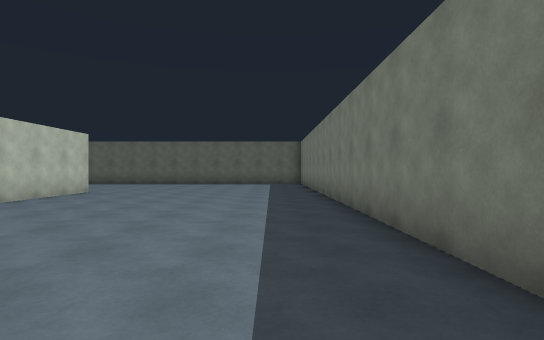
View 1 (above)

18 first-person views from a walk through a Unity game level. The camera is 1.3 m above the floor, looks level and sees 80° across. The floor is counted in squares, 2 m on a side. Each view is taken from the middle of a square. On the plan, view 1 faces up. The plan holds only what a view shows up to about 10 squares ahead; the rest is blank. The player is left out.

View 2
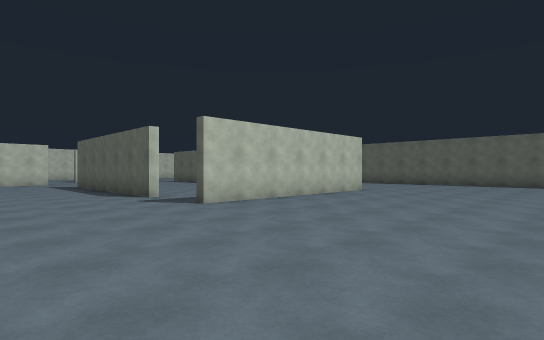

View 3
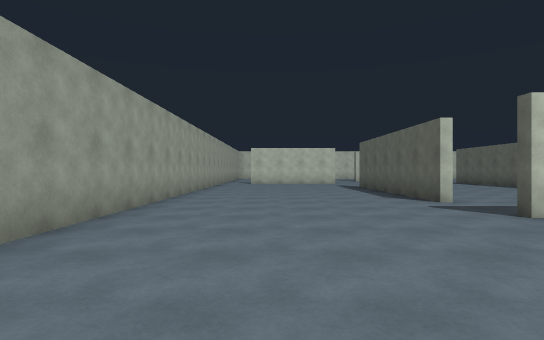

View 4
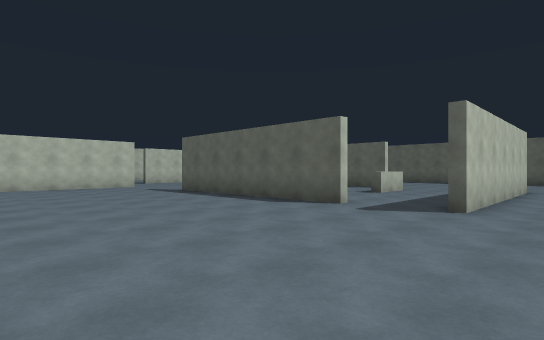

View 5
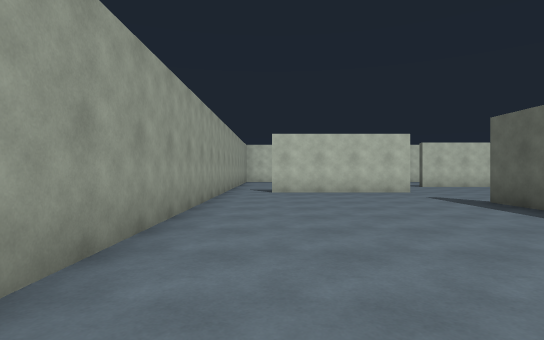

View 6
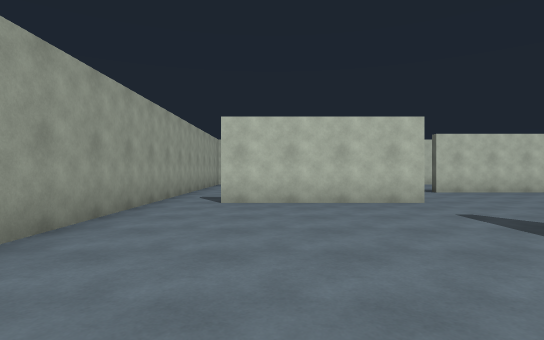

View 7
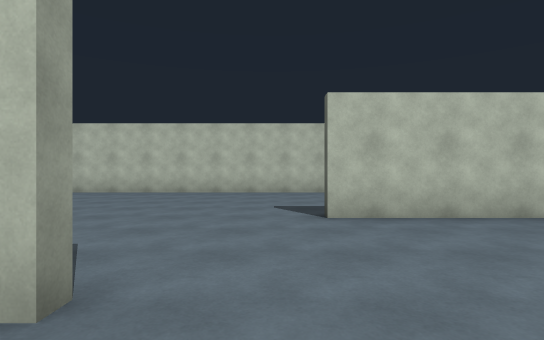

View 8
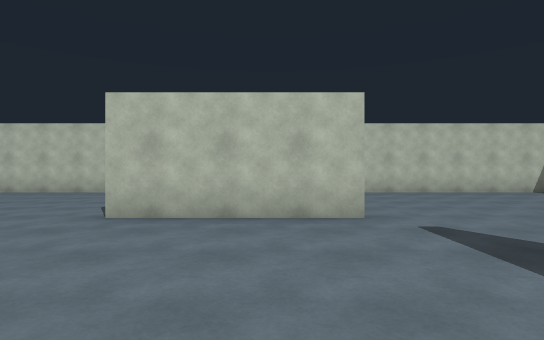

View 9
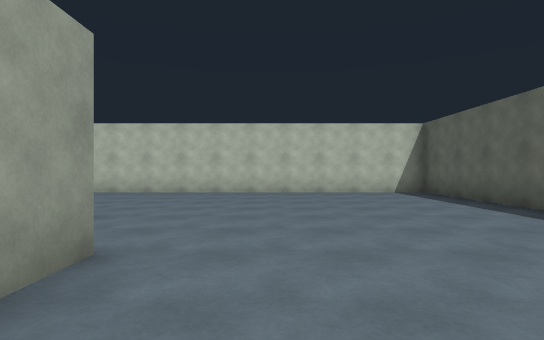

View 10
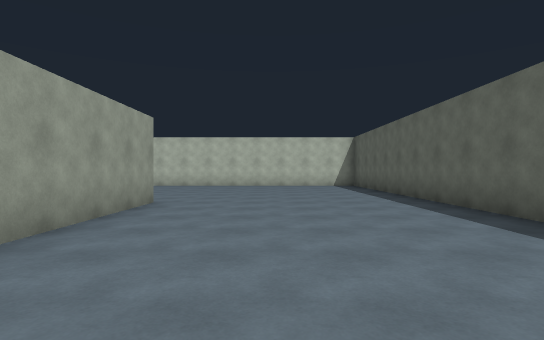

View 11
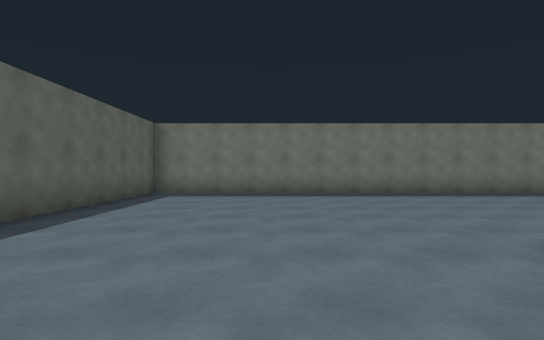

View 12
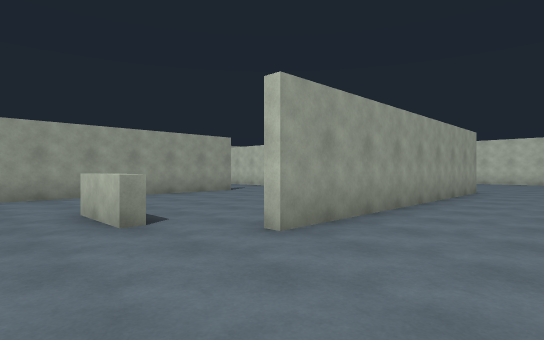

View 13
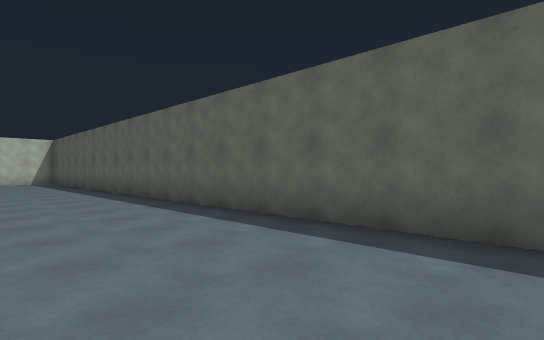

View 14
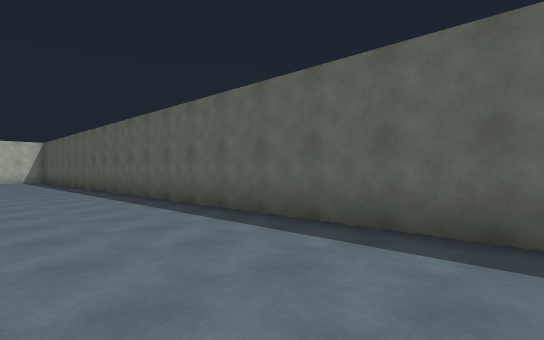

View 15
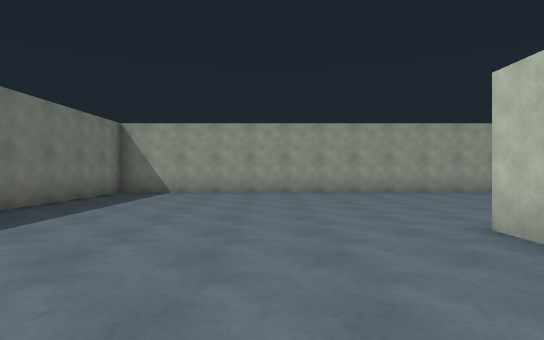

View 16
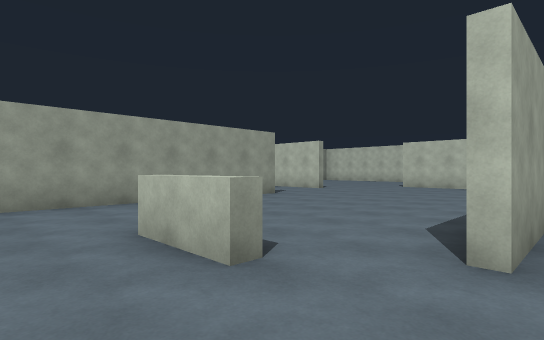

View 17
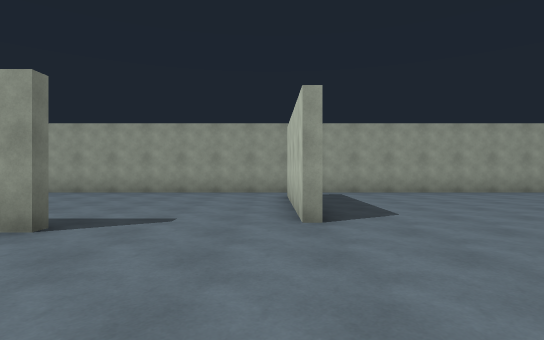

View 18
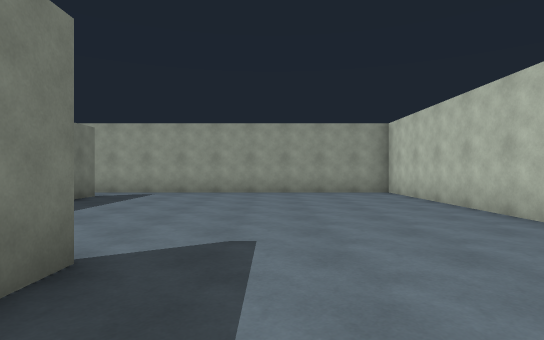

### Floor plan
Points are (right, up) in squares from view 1. A wall is a line through its corners. A room is listed if a view was taken in it or the views show most of it. See-through windows are left out.
Room 1 (views 1, 2, 3, 4, 5, 6, 7, 8, 9, 10, 11, 12, 13, 14, 15, 16, 17, 18)
walls: (-13.5, 3.6) (-7.5, 3.6); (-7.5, 3.4) (-13.5, 3.4); (-5.4, 9.5) (-5.4, 3.5); (-16.4, 3.1) (-16.4, -1); (-17.5, 9.6) (-9.5, 9.6); (-19.4, 8.2) (-19.4, 4.8); (-19.6, 4.8) (-19.6, 5.4); (-16.6, -1) (-16.6, -0.1); (1.4, 15.4) (-24.4, 15.4) (-24.4, -2.4) (1.4, -2.4) (1.4, 15.4)

Where each view was taken, in squares from view 1:
view 1: 0 up, 0 right, facing up
view 2: 0 up, 0 right, facing up-left
view 3: 0 up, 1 left, facing left
view 4: 2 down, 4 left, facing up-left
view 5: 1 down, 7 left, facing left
view 6: 0 up, 10 left, facing left
view 7: 4 up, 15 left, facing left
view 8: 7 up, 15 left, facing left
view 9: 11 up, 15 left, facing left
view 10: 12 up, 11 left, facing left
view 11: 12 up, 8 left, facing right
view 12: 12 up, 7 left, facing down-left
view 13: 12 up, 7 left, facing up-left
view 14: 12 up, 5 left, facing up-left
view 15: 7 up, 3 left, facing down
view 16: 10 up, 7 left, facing down-left
view 17: 7 up, 16 left, facing down
view 18: 7 up, 21 left, facing down
